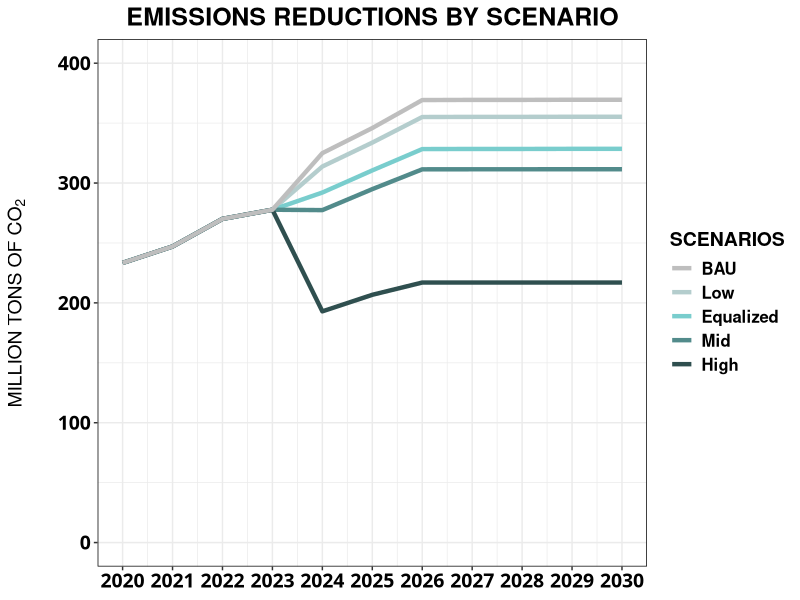

The R script that drew this image:
################################################################################################
## Title: The viability of co-firing biomass waste to mitigate coal plant emissions in Indonesia
## R script for creating Figure 6  
## AUTHOR:            Claire Squire
## Date: 2024 Jan
################################################################################################




library(ggplot2)

data <- data.frame(
  x_values = c(2020, 2021, 2022, 2023, 2024, 2025, 2026, 2027, 2028, 2029, 2030),
  y_values1 = c(233.35, 247.073, 270.1, 277.722656, 324.952, 345.885, 369.236081, 369.375530,  369.375530,  369.491737,  369.491737),
  y_values2 = c(233.35, 247.073, 270.1, 277.722656, 313.791, 333.739, 355.094, 355.209441, 355.209441, 355.304, 355.304840),
  y_values3 = c(233.35, 247.073, 270.1, 277.722656, 292.080, 310.543, 328.334, 328.441, 328.441, 328.530, 328.530),
  y_values4 = c(233.35, 247.073, 270.1, 277.722656, 277.404, 294.916, 311.438, 311.484, 311.484750, 311.523627, 311.523627),
  y_values5 = c(233.35, 247.073, 270.1, 277.722656, 192.933, 206.749, 216.981, 216.981, 216.981, 216.981, 216.981)
)

# Plotting
chart <- ggplot(data, aes(x = x_values)) +
  
  geom_line(aes(y = y_values2, color = "Low"), size = 1.5) +
  geom_line(aes(y = y_values3, color = "Equalized"), size = 1.5) +
  geom_line(aes(y = y_values4, color = "Mid"), size = 1.5) +
  geom_line(aes(y = y_values5, color = "High"), size = 1.5) +
  geom_line(aes(y = y_values1, color = "BAU"), size = 1.5) +
  labs(
    title = "EMISSIONS REDUCTIONS BY SCENARIO",
    x = NULL,
    y = "MILLION TONS OF" ~ CO[2],  
    color = "SCENARIOS"
  ) +
  scale_color_manual(
    values = c(
      "BAU" = "grey",
      "Low" = "lightcyan3",
      "Equalized" = "darkslategray3",
      "Mid" = "darkslategray4",
      "High" = "darkslategrey"
    ),
    breaks = c("BAU", "Low", "Equalized", "Mid", "High"),
    labels = c("BAU", "Low", "Equalized", "Mid", "High")
  ) +
  scale_y_continuous(labels = scales::comma, limits = c(0, 400)) +
  scale_x_continuous(breaks = seq(2020, 2030, 1), labels = seq(2020, 2030, 1)) +
  theme_bw() +
  theme(
    plot.title = element_text(face = "bold", hjust = 0.5, size = 18, colour = "black"),
    axis.text.y = element_text(size = 14, colour = "black", face = "bold"),
    axis.text = element_text(family = "Franklin Gothic Medium", size = 10, colour = "black"),
    axis.title.y = element_text(size = 14, face = "bold", margin = margin(r = 20)), 
    axis.text.x = element_text(size = 14, face = "bold"), 
    panel.border = element_rect(colour = "black"),
    legend.position = "right",
    legend.title = element_text(size = 14, face = "bold"), 
    legend.text = element_text(size = 12, face = "bold"))

print(chart)













